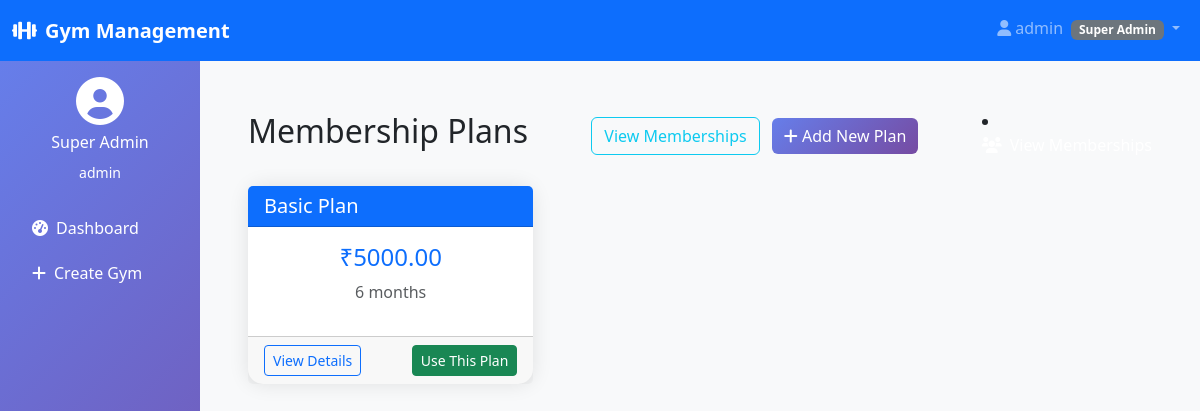
The page /plans/ (signed in) on the database as committed earlier.
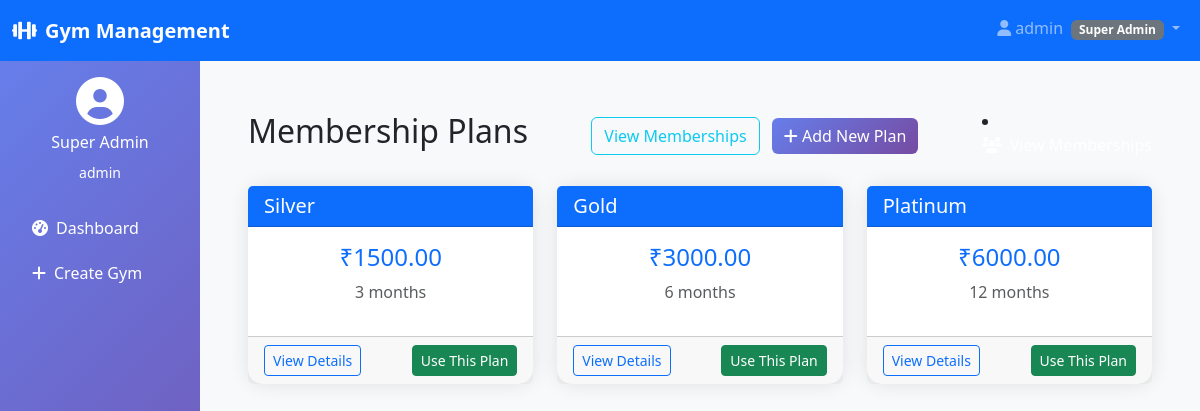
The same page on the database as committed later.
### multiple_gym/models.py (models this page shows, shortened)
class MembershipPlan(models.Model):
    name = models.CharField(max_length=100)
    duration_months = models.IntegerField()
    price = models.DecimalField(max_digits=10, decimal_places=2)
    description = models.TextField(blank=True)
    is_active = models.BooleanField(default=True)

### multiple_gym/views.py (the view, shortened to what this page needs)
# urls.py: path("plans/", views.plan_list, name="plan_list"),
@login_required
def plan_list(request):
    plans = MembershipPlan.objects.all()
    gym_id = None
    gym = None
    context = {"plans": plans, "gym": gym, "gym_id": gym_id}
    return render(request, "multiple_gym/plan_list.html", context)

### templates/multiple_gym/plan_list.html (shortened to what this page needs)
{% extends 'multiple_gym/base.html' %}
{% block content %}
<div class="container mt-4">
    <div class="d-flex justify-content-between align-items-center mb-4">
<h2>Membership Plans</h2>
<div>
    {% if user.user_type == 'gymadmin' and gym_id %}
        <a href="{% url 'multiple_gym:membership_list_gym' gym_id %}" class="btn btn-outline-info me-2">View Memberships</a>
    {% else %}
        <a href="{% url 'multiple_gym:membership_list' %}" class="btn btn-outline-info me-2">View Memberships</a>
    {% endif %}
    <a href="{% url 'multiple_gym:create_plan' %}" class="btn btn-primary">
        <i class="fas fa-plus"></i> Add New Plan
    </a>
</div>
<li class="nav-item">
    {% if user.user_type == 'gymadmin' and gym_id %}
        <a class="nav-link text-white" href="{% url 'multiple_gym:membership_list_gym' gym_id %}">
            <i class="fas fa-users me-2"></i>View Memberships
        </a>
    {% else %}
        <a class="nav-link text-white" href="{% url 'membership_list' %}">
            <i class="fas fa-users me-2"></i>View Memberships
        </a>
    {% endif %}
</li>
    </div>
    <div class="row">
        {% for plan in plans %}
        <div class="col-md-4 mb-4">
            <div class="card h-100">
                <div class="card-header bg-primary text-white">
                    <h5 class="mb-0">{{ plan.name }}</h5>
                </div>
                <div class="card-body">
                    <div class="text-center mb-3">
                        <h4 class="text-primary">₹{{ plan.price }}</h4>
                        <p class="text-muted">{{ plan.duration_months }} month{{ plan.duration_months|pluralize }}</p>
                    </div>
                </div>
                <div class="card-footer">
                    <a href="{% url 'multiple_gym:plan_detail' plan.pk %}" class="btn btn-outline-primary btn-sm">View Details</a>
                    <a href="{% url 'multiple_gym:create_membership' %}" class="btn btn-success btn-sm float-end">Use This Plan</a>
                </div>
            </div>
        </div>
        {% endfor %}
    </div>
</div>
{% endblock %}

Rows that differ between the two databases and show on the page:
removed MembershipPlan: name "Basic Plan", price "5000.00", duration_months "6"
added MembershipPlan: name "Silver", price "1500.00", duration_months "3"
added MembershipPlan: name "Gold", price "3000.00", duration_months "6"
added MembershipPlan: name "Platinum", price "6000.00", duration_months "12"
